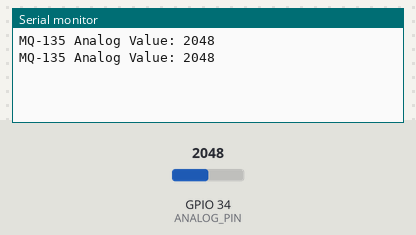
Bench run of a sketch on a simulated ESP32. Shown: the last lines printed to the serial monitor. The test bench sets the inputs (shaded band); at power-on: GPIO 34 (ANALOG_PIN) = 2048.

Above: at 5.8 s.
5.9 s: GPIO 34 (ANALOG_PIN) set to 2866
At 11.1 s:
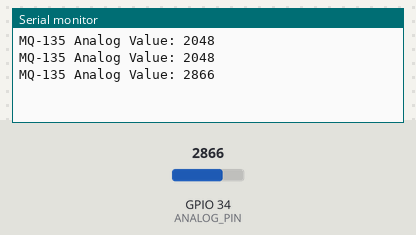
11.9 s: GPIO 34 (ANALOG_PIN) set to 3603
At 16.1 s:
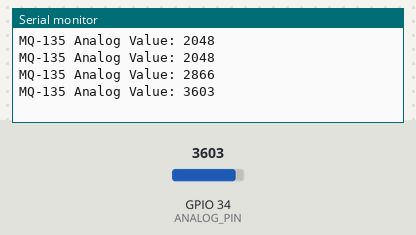
Timing chart, 0 to 17.6 s (numbered marks = the images above; inputs shaded):
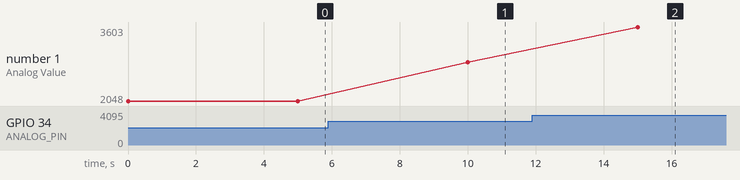

Measured:
- after the input at 5.9 s, the serial monitor: prints a new line after 4.1 s (image 1)
- after the input at 11.9 s, the serial monitor: prints a new line after 3.1 s (image 2)
- plotted number 1: 2048 → 2866 after the input at 5.9 s, 2866 → 3603 after the input at 11.9 s

The sketch:

gas_sensor.ino
```cpp
#define ANALOG_PIN 34  // MQ-135 Analog output to ESP32 ADC

void setup() {
    Serial.begin(115200);
}

void loop() {
    int analogValue = analogRead(ANALOG_PIN); // Read analog value
    Serial.print("MQ-135 Analog Value: ");
    Serial.println(analogValue);

    delay(5000); // Wait for 1 second
}
```
